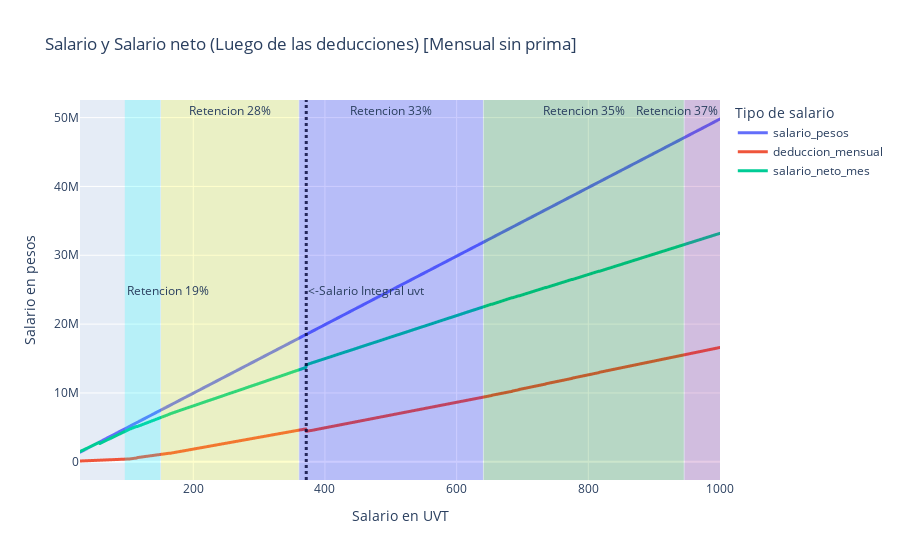

Source (notebook cell):
### Code cell
# grafiar salario_pesos, salario_neto vs n_uvt en plotly
fig = px.line(
    salario_col,
    x="n_uvt",
    y=[
        "salario_pesos",
        "deduccion_mensual",
        "salario_neto_mes",
    ],
    title="Salario y Salario neto (Luego de las deducciones) [Mensual sin prima]",
    labels={
        "n_uvt": "Salario en UVT",
        "value": "Salario en pesos",
        "variable": "Tipo de salario",
    },
)
fig.update_traces(line=dict(width=3))

# linea vertical en salario integral alpha=0.5
fig.add_vline(
    x=salario_inte_uvt,
    line_width=3,
    line_dash="dot",
    line_color="black",
    opacity=0.8,
    annotation_text="<-Salario Integral uvt",
    annotation_position="right",
)

# area entre n_uvt = 96 y n_uvt = 150
fig.add_vrect(
    x0=96,
    x1=150,
    line_width=0,
    fillcolor="cyan",
    opacity=0.2,
    annotation_text="Retencion 19%",
    annotation_position="left",
)

# area entre n_uvt = 151 y n_uvt = 360
fig.add_vrect(
    x0=151,
    x1=360,
    line_width=0,
    fillcolor="yellow",
    opacity=0.2,
    annotation_text="Retencion 28%",
    annotation_position="top",
)
# area entre n_uvt = 361 y n_uvt = 640
fig.add_vrect(
    x0=361,
    x1=640,
    line_width=0,
    fillcolor="blue",
    opacity=0.2,
    annotation_text="Retencion 33%",
    annotation_position="top",
)
# area entre n_uvt = 641 y n_uvt = 945
fig.add_vrect(
    x0=641,
    x1=945,
    line_width=0,
    fillcolor="green",
    opacity=0.2,
    annotation_text="Retencion 35%",
    annotation_position="top",
)
# area entre n_uvt = 946 y n_uvt = 1000
fig.add_vrect(
    x0=946,
    x1=1000,
    line_width=0,
    fillcolor="purple",
    opacity=0.2,
    annotation_text="Retencion 37%",
)

fig.show()

### Figure 1 — Plotly figure (JSON) as saved in the notebook; plotly's stock layout.template omitted (floating-point values rounded to 4 significant figures; data arrays with more than 128 entries replaced by an {"elided": "..."} marker saying what was removed)
{"data": [{"hovertemplate": "Tipo de salario=salario_pesos<br>Salario en UVT=%{x}<br>Salario en pesos=%{y}<extra></extra>", "legendgroup": "salario_pesos", "line": {"color": "#636efa", "dash": "solid", "width": 3}, "marker": {"symbol": "circle"}, "mode": "lines", "name": "salario_pesos", "showlegend": true, "type": "scattergl", "x": {"elided": "975 float values"}, "xaxis": "x", "y": {"elided": "975 int values"}, "yaxis": "y"}, {"hovertemplate": "Tipo de salario=deduccion_mensual<br>Salario en UVT=%{x}<br>Salario en pesos=%{y}<extra></extra>", "legendgroup": "deduccion_mensual", "line": {"color": "#EF553B", "dash": "solid", "width": 3}, "marker": {"symbol": "circle"}, "mode": "lines", "name": "deduccion_mensual", "showlegend": true, "type": "scattergl", "x": {"elided": "975 float values"}, "xaxis": "x", "y": {"elided": "975 float values"}, "yaxis": "y"}, {"hovertemplate": "Tipo de salario=salario_neto_mes<br>Salario en UVT=%{x}<br>Salario en pesos=%{y}<extra></extra>", "legendgroup": "salario_neto_mes", "line": {"color": "#00cc96", "dash": "solid", "width": 3}, "marker": {"symbol": "circle"}, "mode": "lines", "name": "salario_neto_mes", "showlegend": true, "type": "scattergl", "x": {"elided": "975 float values"}, "xaxis": "x", "y": {"elided": "975 float values"}, "yaxis": "y"}], "layout": {"annotations": [{"showarrow": false, "text": "<-Salario Integral uvt", "x": 371.6, "xanchor": "left", "xref": "x", "y": 0.5, "yanchor": "middle", "yref": "y domain"}, {"showarrow": false, "text": "Retencion 19%", "x": 96, "xanchor": "left", "xref": "x", "y": 0.5, "yanchor": "middle", "yref": "y domain"}, {"showarrow": false, "text": "Retencion 28%", "x": 255.5, "xanchor": "center", "xref": "x", "y": 1, "yanchor": "top", "yref": "y domain"}, {"showarrow": false, "text": "Retencion 33%", "x": 500.5, "xanchor": "center", "xref": "x", "y": 1, "yanchor": "top", "yref": "y domain"}, {"showarrow": false, "text": "Retencion 35%", "x": 793, "xanchor": "center", "xref": "x", "y": 1, "yanchor": "top", "yref": "y domain"}, {"showarrow": false, "text": "Retencion 37%", "x": 1000, "xanchor": "right", "xref": "x", "y": 1, "yanchor": "top", "yref": "y domain"}], "legend": {"title": {"text": "Tipo de salario"}, "tracegroupgap": 0}, "shapes": [{"line": {"color": "black", "dash": "dot", "width": 3}, "opacity": 0.8, "type": "line", "x0": 371.6, "x1": 371.6, "xref": "x", "y0": 0, "y1": 1, "yref": "y domain"}, {"fillcolor": "cyan", "line": {"width": 0}, "opacity": 0.2, "type": "rect", "x0": 96, "x1": 150, "xref": "x", "y0": 0, "y1": 1, "yref": "y domain"}, {"fillcolor": "yellow", "line": {"width": 0}, "opacity": 0.2, "type": "rect", "x0": 151, "x1": 360, "xref": "x", "y0": 0, "y1": 1, "yref": "y domain"}, {"fillcolor": "blue", "line": {"width": 0}, "opacity": 0.2, "type": "rect", "x0": 361, "x1": 640, "xref": "x", "y0": 0, "y1": 1, "yref": "y domain"}, {"fillcolor": "green", "line": {"width": 0}, "opacity": 0.2, "type": "rect", "x0": 641, "x1": 945, "xref": "x", "y0": 0, "y1": 1, "yref": "y domain"}, {"fillcolor": "purple", "line": {"width": 0}, "opacity": 0.2, "type": "rect", "x0": 946, "x1": 1000, "xref": "x", "y0": 0, "y1": 1, "yref": "y domain"}], "title": {"text": "Salario y Salario neto (Luego de las deducciones) [Mensual sin prima]"}, "xaxis": {"anchor": "y", "domain": [0, 1], "title": {"text": "Salario en UVT"}}, "yaxis": {"anchor": "x", "domain": [0, 1], "title": {"text": "Salario en pesos"}}}}
